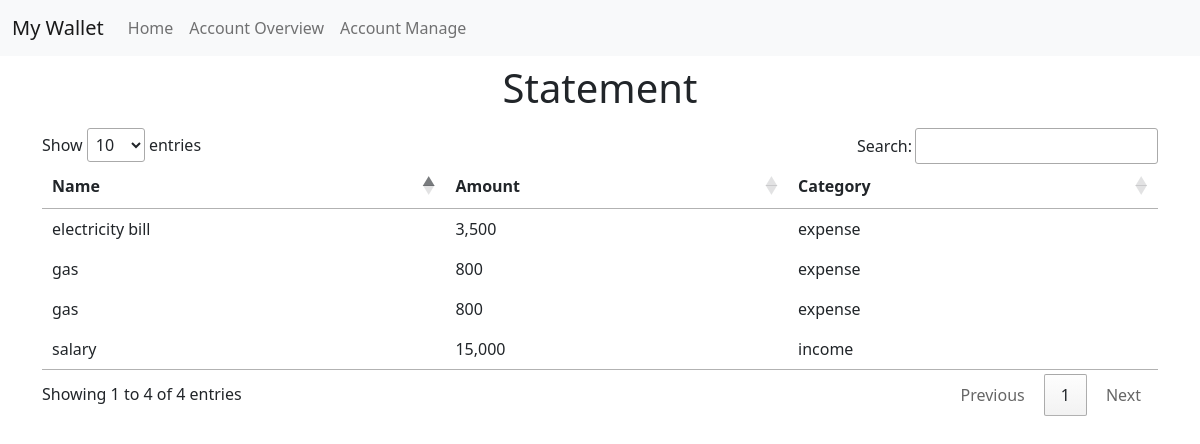
/account, run on an earlier commit of the app's database.
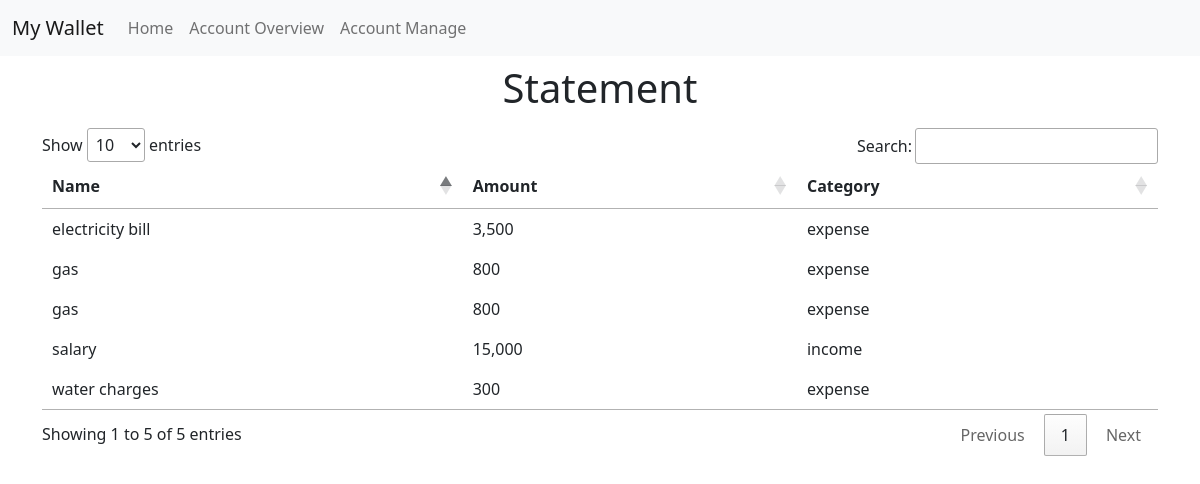
And on a later commit of the database.
### walletApp/models.py (models this page shows, shortened)
class Statement(models.Model):
    name = models.CharField(max_length=100)
    amount = models.IntegerField()
    choices = (("income", "income"), ("expense", "expense"))
    category = models.CharField(max_length=100, choices=choices,default=1)

### walletApp/views.py (the view)
# urls.py: path('account', views.account)
def account(request):
    data = Statement.objects.all()
    return render(request, "account.html", {"data": data})

### walletApp/templates/account.html (shortened to what this page needs)
{% extends "base.html" %}
{% load humanize %}
{% block title %}
    <link rel="stylesheet" href="//cdn.datatables.net/1.13.4/css/jquery.dataTables.min.css">
{% endblock %}
{% block content %}
    <h1 class="py-2 text-center">Statement</h1>
    <table id="statement">
        <thead>
            <th>Name</th>
            <th>Amount</th>
            <th>Category</th>
        </thead>
        <tbody>
            {% for statement in data %}
            <tr>
                <td>{{statement.name}}</td>
                <td>{{statement.amount | intcomma}}</td>
                <td>{{statement.category}}</td>
            </tr>
            {% endfor %}
        </tbody>
    </table>
{% endblock %}

What changed in the data, as far as the page shows it:
added Statement: name "water charges", amount "300", category "expense"
Also different on the page:
text written by a page script: "Show entries Search: Showing 1 to 4 of 4 entries Previous 1 Next" → "Show entries Search: Showing 1 to 5 of 5 entries Previous 1 Next"
